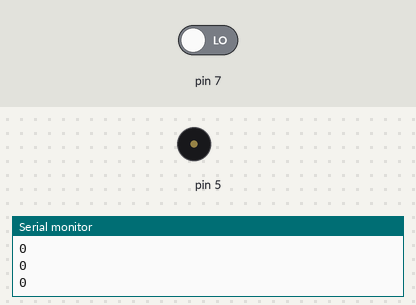
A sketch run on a simulated Arduino Uno, built with avr-gcc and run on an emulated ATmega328P. On the bench: buzzer (waves = sounding), the last lines printed to the serial monitor. The test bench sets the inputs (shaded band); at power-on: pin 7 LOW.

Above: at 2.8 s.
2.9 s: pin 7 driven HIGH
At 3.8 s:
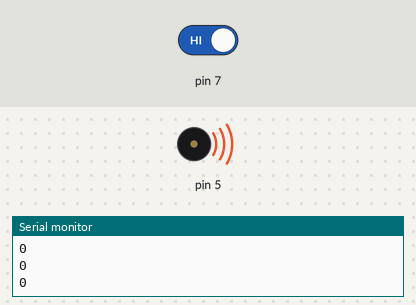
7.0 s: pin 7 driven LOW
At 8.1 s:
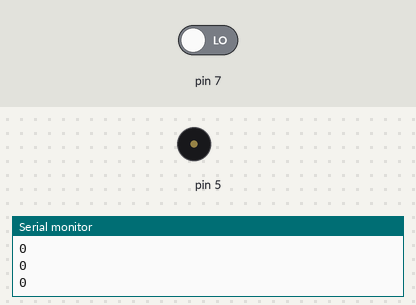
Timing chart, 0 to 10.0 s (numbered marks = the images above; inputs shaded):
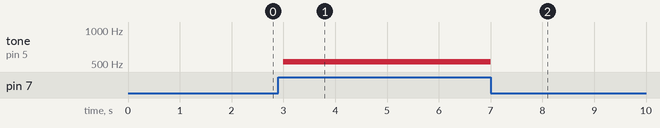

The sketch:

codigo_do_projeto.ino
```cpp
// C++ code
//
void setup()
{
  pinMode(1, INPUT);
  Serial.begin(9600);
  pinMode(7, INPUT);
  pinMode(5, OUTPUT);
}

void loop()
{
  Serial.println(digitalRead(1));
  if (digitalRead(7) == 1) {
    tone(5, 523, 1000); // play tone 60 (C5 = 523 Hz)
  }
  delay(1000); // Wait for 1000 millisecond(s)
}
```

Measured:
- after the input at 2.9 s, tone on pin 5: silent → 523 Hz after 0.10 s
- after the input at 7.0 s, tone on pin 5: 523 Hz → silent at once
